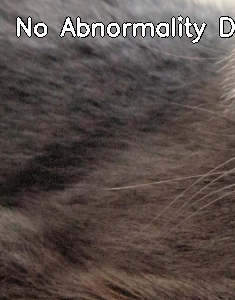
#> input picture batch_results/overlays/Normal/NS1.png, 235 x 300 px; its folder holds only this picture in this run
$ python validate_accuracy.py batch_results/overlays/Normal   (older library calls are emulated)
#> lines starting #> are read from the running program, lines starting #| are printed output that depends on the picture; after the words box and inside, x2 and y2 are one past the last pixel; in counts of white or black regions, pixels touching at a corner belong together
### Puspin_v1.py
import cv2
import numpy as np
from dataclasses import dataclass

@dataclass
class FADResult:
    risk_level: str
    redness_score: float
    bald_area_ratio: float
    lesion_circularity: float
    affected_pixel_count: int
    overlay_image: np.ndarray
    metrics: dict


K_SENSITIVITY = 2.0
MIN_AREA_SIG = 0.005

def preprocess(image_bgr: np.ndarray) -> dict:
    h, w = image_bgr.shape[:2]
    scale = 700 / max(h, w)
    if scale < 1.0:
        image_bgr = cv2.resize(image_bgr, (int(w * scale), int(h * scale)))

    denoised = cv2.bilateralFilter(image_bgr, d=9, sigmaColor=75, sigmaSpace=75)

    return {
        "bgr":          denoised,
        "hsv":          cv2.cvtColor(denoised, cv2.COLOR_BGR2HSV),
        "lab":          cv2.cvtColor(denoised, cv2.COLOR_BGR2LAB),
        "gray":         cv2.cvtColor(denoised, cv2.COLOR_BGR2GRAY),
        "original_bgr": image_bgr,
    }


def get_cat_mask(data: dict) -> np.ndarray:
    hsv  = data["hsv"]
    gray = data["gray"]
    s, v = hsv[:, :, 1], hsv[:, :, 2]

    gray_f  = gray.astype(np.float32)
    mean_sq = cv2.blur(gray_f ** 2, (15, 15))
    mean    = cv2.blur(gray_f,      (15, 15))
    texture = np.sqrt((mean_sq - mean ** 2).clip(0))

    bg = ((s < 30) & (v > 200)) | ((texture < 8) & (v > 180))
    kernel = cv2.getStructuringElement(cv2.MORPH_ELLIPSE, (15, 15))
    bg = cv2.dilate(bg.astype(np.uint8), kernel, iterations=2)

    return ((1 - bg) * 255).astype(np.uint8)


def compute_edge_anomaly(gray: np.ndarray, cat_mask: np.ndarray) -> np.ndarray:
    sx = cv2.Sobel(gray, cv2.CV_64F, 1, 0, ksize=3)
    sy = cv2.Sobel(gray, cv2.CV_64F, 0, 1, ksize=3)
    sobel_mag = np.sqrt(sx**2 + sy**2)

    cat_vals = sobel_mag[cat_mask > 0]
    sobel_norm = (sobel_mag / cat_vals.max()).clip(0, 1) if cat_vals.max() > 0 else sobel_mag * 0

    sobel_f    = sobel_norm.astype(np.float32)
    local_mean = cv2.blur(sobel_f, (25, 25))
    local_msq  = cv2.blur(sobel_f ** 2, (25, 25))
    local_var  = (local_msq - local_mean ** 2).clip(0)

    anomaly = local_var / (local_var.max() + 1e-6)
    return anomaly.astype(np.float32)

def compute_texture_map(gray: np.ndarray, cat_mask: np.ndarray) -> np.ndarray:
    gray_f  = gray.astype(np.float32)
    mean_sq = cv2.blur(gray_f ** 2, (9, 9))
    mean    = cv2.blur(gray_f,      (9, 9))
    texture = np.sqrt((mean_sq - mean ** 2).clip(0))

    max_tex = texture[cat_mask > 0].max() if cat_mask.any() else 1.0
    smooth_map = 1.0 - (texture / (max_tex + 1e-6)).clip(0, 1)
    return smooth_map.astype(np.float32)

def get_adaptive_candidate_mask(edge_anomaly, smooth_map, cat_mask, gray) -> np.ndarray:

    edge_complexity = np.std(edge_anomaly[cat_mask > 0]) if cat_mask.any() else 0.5
    texture_w = np.clip(edge_complexity * 2, 0.4, 0.8)
    edge_w = 1.0 - texture_w

    fused = (edge_w * edge_anomaly + texture_w * smooth_map).clip(0, 1)
    fused_u8 = cv2.bitwise_and((fused * 255).astype(np.uint8), (fused * 255).astype(np.uint8), mask=cat_mask)

    _, candidate = cv2.threshold(fused_u8, 0, 255, cv2.THRESH_BINARY + cv2.THRESH_OTSU)

    k = cv2.getStructuringElement(cv2.MORPH_ELLIPSE, (7, 7))
    return cv2.morphologyEx(candidate, cv2.MORPH_OPEN, k)

def confirm_lesions_statistically(data: dict, candidate_mask: np.ndarray, cat_mask: np.ndarray) -> tuple:
    a = data["lab"][:, :, 1].astype(np.float32)
    cat_a_vals = a[cat_mask > 0]

    baseline_a = float(np.mean(cat_a_vals)) if len(cat_a_vals) > 0 else 128.0
    std_a      = float(np.std(cat_a_vals))  if len(cat_a_vals) > 0 else 5.0

    threshold_a = baseline_a + (K_SENSITIVITY * std_a)

    inflamed = (a > threshold_a).astype(np.uint8) * 255
    lesion_mask = cv2.bitwise_and(candidate_mask, inflamed)

    return lesion_mask, baseline_a, std_a


def filter_blobs(mask: np.ndarray, max_frac=0.6) -> np.ndarray:
    total = mask.shape[0] * mask.shape[1]
    conts, _ = cv2.findContours(mask, cv2.RETR_EXTERNAL, cv2.CHAIN_APPROX_SIMPLE)
    out = np.zeros_like(mask)
    for cnt in conts:
        area = cv2.contourArea(cnt)
        if 100 < area < (total * max_frac):
            cv2.drawContours(out, [cnt], -1, 255, -1)
    return out

def analyze_shape(lesion_mask: np.ndarray, cat_mask: np.ndarray) -> dict:
    cat_pixels = np.sum(cat_mask > 0)
    conts, _ = cv2.findContours(lesion_mask, cv2.RETR_EXTERNAL, cv2.CHAIN_APPROX_SIMPLE)

    if not conts:
        return {"area_ratio": 0.0, "circularity": 0.0, "count": 0, "conts": []}

    largest = max(conts, key=cv2.contourArea)
    p = cv2.arcLength(largest, True)
    a = cv2.contourArea(largest)
    circ = (4 * np.pi * a) / (p**2) if p > 0 else 0

    return {
        "area_ratio": float(np.sum(lesion_mask > 0) / (cat_pixels + 1)),
        "circularity": min(circ, 1.0),
        "count": len(conts),
        "conts": conts
    }

def detect(image_bgr: np.ndarray) -> FADResult:
    data = preprocess(image_bgr)
    cat_mask = get_cat_mask(data)


    edge_map = compute_edge_anomaly(data["gray"], cat_mask)
    smooth_map = compute_texture_map(data["gray"], cat_mask)


    candidates = get_adaptive_candidate_mask(edge_map, smooth_map, cat_mask, data["gray"])


    lesion_mask, base_a, std_a = confirm_lesions_statistically(data, candidates, cat_mask)


    lesion_mask = filter_blobs(lesion_mask)


    shape = analyze_shape(lesion_mask, cat_mask)


    is_healthy = True
    if shape["area_ratio"] > MIN_AREA_SIG and shape["count"] > 0:
        is_healthy = False

    overlay = data["original_bgr"].copy()
    if not is_healthy:
        mask_color = np.zeros_like(overlay)
        mask_color[lesion_mask > 0] = [30, 30, 220]
        cv2.addWeighted(mask_color, 0.4, overlay, 0.6, 0, overlay)
        cv2.drawContours(overlay, shape["conts"], -1, (0, 255, 255), 2)
        status = "Abnormality Detected"
    else:
        status = "No Abnormality Detected"

    cv2.putText(overlay, status, (15, 35), cv2.FONT_HERSHEY_SIMPLEX, 0.8, (0,0,0), 4)
    cv2.putText(overlay, status, (15, 35), cv2.FONT_HERSHEY_SIMPLEX, 0.8, (255,255,255), 2)

    return FADResult(
        risk_level = "High" if not is_healthy else "Low",
        redness_score = float((base_a - 128) / 128),
        bald_area_ratio = shape["area_ratio"],
        lesion_circularity = shape["circularity"],
        affected_pixel_count = int(np.sum(lesion_mask > 0)),
        overlay_image = overlay,
        metrics = {"stat_base_redness": base_a, "stat_std_redness": std_a}
    )

# [6 lines that do not run on import are left out]

### validate_accuracy.py
"""
validate_accuracy.py

Validates Puspin_v1.detect() accuracy against ground-truth labels.

HOW GROUND TRUTH WORKS HERE:
    Your dataset is already organized into folders by condition, e.g.:

        Dataset/
            Healthy/
                img1.png
            Allergy dermatitis/
                img2.png
            Ringworm/
                img3.png

    Since detect() only outputs a binary risk_level ("High" / "Low"),
    this script needs to know which folder names should map to "High"
    (abnormality expected) and which map to "Low" (healthy expected).

    >>> EDIT CATEGORY_LABELS BELOW TO MATCH YOUR ACTUAL FOLDER NAMES <<<

USAGE:
    python validate_accuracy.py "F:\\path\\to\\Dataset"
    python validate_accuracy.py "F:\\path\\to\\Dataset" --output "F:\\path\\to\\results"
"""

import os
import csv
import time
import argparse

import cv2

from Puspin_v1 import detect

IMAGE_EXTS = {".png"}

# ============================================================
# EDIT THIS: map every dataset subfolder name to the expected
# ground-truth label. "High" = abnormality should be detected.
# "Low" = should come back healthy/clear.
# ============================================================
CATEGORY_LABELS = {
    "Normal": "Low",
    "Allergy dermatitis": "High",
    "Feline Acne": "High",
    "Ringworm":  "High",
    "Flea Allergy Dermatitis":  "High",
    "Superficial Pyoderma": "High"

    # add every category folder you actually have...
}


def find_images(root_folder):
    """Walk root_folder recursively, yield (full_path, category, filename)."""
    for dirpath, _, filenames in os.walk(root_folder):
        for fname in filenames:
            ext = os.path.splitext(fname)[1].lower()
            if ext in IMAGE_EXTS:
                category = os.path.basename(dirpath)
                yield os.path.join(dirpath, fname), category, fname


def run_validation(dataset_folder, output_folder):
    os.makedirs(output_folder, exist_ok=True)
    csv_path = os.path.join(output_folder, "validation_results.csv")

    images = list(find_images(dataset_folder))
    total = len(images)
    if total == 0:
        print(f"No images found under: {dataset_folder}")
        return

    print(f"Found {total} image(s). Starting validation...\n")

    rows = []
    skipped_unknown_category = []
    tp = tn = fp = fn = 0
    start = time.time()

    for i, (full_path, category, fname) in enumerate(images, 1):
        expected = CATEGORY_LABELS.get(category)
        if expected is None:
            skipped_unknown_category.append((category, fname))
            print(f"[{i}/{total}] {category}/{fname} ... SKIPPED (category not in CATEGORY_LABELS)")
            continue

        print(f"[{i}/{total}] {category}/{fname} ... ", end="", flush=True)
        try:
            img = cv2.imread(full_path)
            if img is None:
                raise ValueError("cv2.imread returned None (unreadable/corrupt file)")

            result = detect(img)
            predicted = result.risk_level
            correct = (predicted == expected)

            if expected == "High" and predicted == "High":
                tp += 1
            elif expected == "Low" and predicted == "Low":
                tn += 1
            elif expected == "Low" and predicted == "High":
                fp += 1
            elif expected == "High" and predicted == "Low":
                fn += 1

            rows.append({
                "filename": fname,
                "category": category,
                "expected_label": expected,
                "predicted_label": predicted,
                "correct": correct,
                "redness_score": f"{result.redness_score*100:.2f}%",
                "bald_area_ratio": f"{result.bald_area_ratio*100:.2f}%",
                "lesion_circularity": result.lesion_circularity,
                "affected_pixel_count": result.affected_pixel_count,
                "error": "",
            })
            print(f"{'OK' if correct else 'WRONG'} (expected={expected}, predicted={predicted})")

        except Exception as e:
            rows.append({
                "filename": fname, "category": category, "expected_label": expected,
                "predicted_label": "", "correct": "", "redness_score": "",
                "bald_area_ratio": "", "lesion_circularity": "", "affected_pixel_count": "",
                "error": str(e),
            })
            print(f"ERROR: {e}")

    fieldnames = ["filename", "category", "expected_label", "predicted_label", "correct",
                  "redness_score", "bald_area_ratio", "lesion_circularity",
                  "affected_pixel_count", "error"]
    with open(csv_path, "w", newline="", encoding="utf-8") as f:
        writer = csv.DictWriter(f, fieldnames=fieldnames)
        writer.writeheader()
        writer.writerows(rows)

    total_evaluated = tp + tn + fp + fn
    accuracy = (tp + tn) / total_evaluated if total_evaluated else 0
    sensitivity = tp / (tp + fn) if (tp + fn) else 0   # recall / true positive rate
    specificity = tn / (tn + fp) if (tn + fp) else 0   # true negative rate
    precision = tp / (tp + fp) if (tp + fp) else 0
    f1 = (2 * precision * sensitivity) / (precision + sensitivity) if (precision + sensitivity) else 0

    elapsed = time.time() - start

    print("\n" + "=" * 50)
    print("VALIDATION SUMMARY")
    print("=" * 50)
    print(f"Total images evaluated: {total_evaluated}")
    print(f"Skipped (unknown category): {len(skipped_unknown_category)}")
    print()
    print("Confusion Matrix:")
    print(f"  True Positive  (High correctly detected):  {tp}")
    print(f"  True Negative  (Low correctly detected):   {tn}")
    print(f"  False Positive (Low misdetected as High):  {fp}")
    print(f"  False Negative (High misdetected as Low):  {fn}")
    print()
    print(f"Accuracy:     {accuracy:.2%}")
    print(f"Sensitivity:  {sensitivity:.2%}  (catches real abnormalities)")
    print(f"Specificity:  {specificity:.2%}  (correctly clears healthy cases)")
    print(f"Precision:    {precision:.2%}")
    print(f"F1 Score:     {f1:.2%}")
    print(f"\nTotal time: {elapsed:.2f}s")
    print(f"Results CSV: {csv_path}")

    if skipped_unknown_category:
        print("\nWARNING: some images were skipped because their folder name")
        print("isn't listed in CATEGORY_LABELS. Add these to the dict:")
        for c in sorted(set(c for c, _ in skipped_unknown_category)):
            print(f"  - \"{c}\"")


def main():
    parser = argparse.ArgumentParser(description="Validate Puspin_v1.detect() accuracy against ground-truth labels.")
    parser.add_argument("dataset_folder", help="Folder containing labeled images (organized by category subfolders)")
    parser.add_argument("--output", default="validation_results", help="Folder to write validation_results.csv into")
    args = parser.parse_args()

    run_validation(args.dataset_folder, args.output)
#> in run_validation, img is the input picture: shape (300, 235, 3); mean B, G, R 73.5, 77.9, 88.4
#> in detect, `data = preprocess(image_bgr)`: data = 5 items
#> in get_cat_mask, `bg = ((s < 30) & (v > 200)) | ((texture < 8) & (v > 180))`:
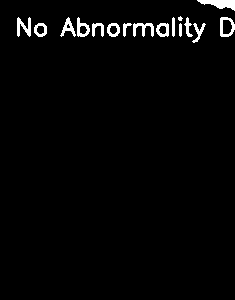
#> bg: shape (300, 235) bool; 2.4% white; 16 white regions (1 under 20 px), largest, box (x1, y1, x2, y2) and area: (197, 0, 235, 11) 237, (17, 17, 31, 37) 155, (133, 23, 154, 37) 151
#> in compute_edge_anomaly, `sy = cv2.Sobel(gray, cv2.CV_64F, 0, 1, ksize=3)`:
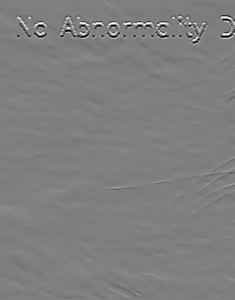
#> sy: shape (300, 235) float64; min -1020, max 1020, mean -2.4; drawn with min black and max white
#> in compute_texture_map, `max_tex = texture[cat_mask > 0].max() if cat_mask.any() else 1.0`: max_tex = 22.68
#> in compute_texture_map, `smooth_map = 1.0 - (texture / (max_tex + 1e-6)).clip(0, 1)`:
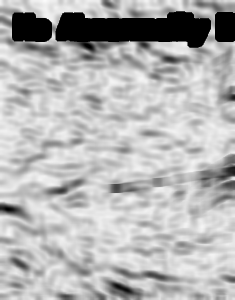
#> smooth_map: shape (300, 235) float32; min 0, max 0.982, mean 0.705
#> in get_adaptive_candidate_mask, `edge_complexity = np.std(edge_anomaly[cat_mask > 0]) if cat_mask.any()..`: edge_complexity = 0.0203
#> in get_adaptive_candidate_mask, `texture_w = np.clip(edge_complexity * 2, 0.4, 0.8)`: texture_w = 0.4
#> in get_adaptive_candidate_mask, `edge_w = 1.0 - texture_w`: edge_w = 0.6
#> in get_adaptive_candidate_mask, `fused_u8 = cv2.bitwise_and((fused * 255).astype(np.uint8), (fused * 25..`:
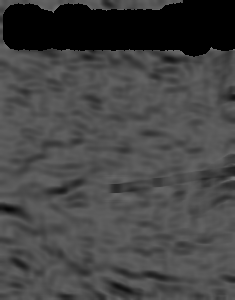
#> fused_u8: shape (300, 235); min 0, max 125, mean 68.5
#> in get_adaptive_candidate_mask, `return cv2.morphologyEx(candidate, cv2.MORPH_OPEN, k)`:
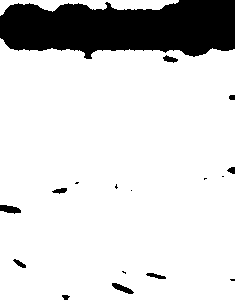
#> returned value: shape (300, 235); 84.1% white; 17 black regions (7 under 20 px), largest, box (x1, y1, x2, y2) and area: (0, 0, 235, 59) 10604, (0, 205, 21, 214) 129, (112, 283, 134, 294) 111
#> in confirm_lesions_statistically, `baseline_a = float(np.mean(cat_a_vals)) if len(cat_a_vals) > 0 else 12..`: baseline_a = 132.2
#> in confirm_lesions_statistically, `std_a      = float(np.std(cat_a_vals))  if len(cat_a_vals) > 0 else 5.0`: std_a = 1.97
#> in confirm_lesions_statistically, `threshold_a = baseline_a + (K_SENSITIVITY * std_a)`: threshold_a = 136.1
#> in detect, `lesion_mask, base_a, std_a = confirm_lesions_statistically(data, candi..`: base_a = 132.2; std_a = 1.97
#> in filter_blobs, `conts, _ = cv2.findContours(mask, cv2.RETR_EXTERNAL, cv2.CHAIN_APPROX_..`: conts = 16 contours, 14 with area under 20; largest, box (x1, y1, x2, y2) and area: (82, 278, 111, 300) 264, (114, 292, 121, 300) 24
#> the loop in filter_blobs, `for cnt in conts:` made 16 passes
#> area on passes 7, 10: 23.5, 263.5
#> after the loop in filter_blobs, `for cnt in conts:`:
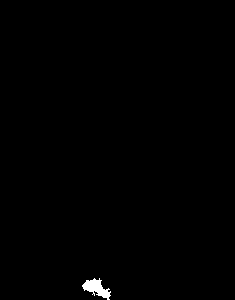
#> out: shape (300, 235); 0.44% white; 1 white region
#> in analyze_shape, `cat_pixels = np.sum(cat_mask > 0)`: cat_pixels = 60107
#> in analyze_shape, `conts, _ = cv2.findContours(lesion_mask, cv2.RETR_EXTERNAL, cv2.CHAIN_..`: conts = 1 contour; box (x1, y1, x2, y2) and area: (82, 278, 111, 300) 264
#> in analyze_shape, `largest = max(conts, key=cv2.contourArea)`: largest = contour of 74 points, box (x1, y1, x2, y2) (82, 278, 111, 300), area 264
#> in analyze_shape, `p = cv2.arcLength(largest, True)`: p = 114.5
#> in analyze_shape, `a = cv2.contourArea(largest)`: a = 263.5
#> in analyze_shape, `circ = (4 * np.pi * a) / (p**2) if p > 0 else 0`: circ = 0.253
#> in detect, `shape = analyze_shape(lesion_mask, cat_mask)`: shape = 4 items
#> in detect, `cv2.putText(overlay, status, (15, 35), cv2.FONT_HERSHEY_SIMPLEX, 0.8, ..`:
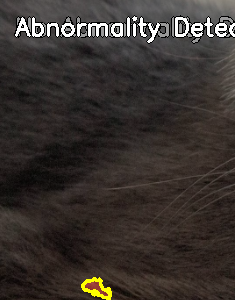
#> overlay: shape (300, 235, 3); mean B, G, R 46.5, 50.2, 56.6
#> in run_validation, `predicted = result.risk_level`: predicted = 'High'
#> in run_validation, `correct = (predicted == expected)`: correct = False
#| WRONG (expected=Low, predicted=High)


if __name__ == "__main__":
    main()

$ run again, on batch_results/overlays/Normal/NS13.png
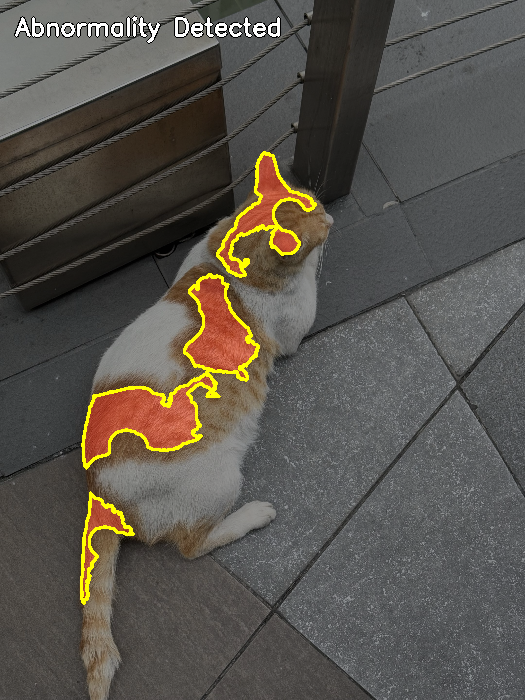
#> input picture batch_results/overlays/Normal/NS13.png, 525 x 700 px
#> in run_validation, img is the input picture: shape (700, 525, 3); mean B, G, R 76.9, 84.3, 88.8
#> data = 5 items
#> hsv: shape (700, 525, 3); mean H, S, V 56.2, 32.8, 90.2
#> in get_cat_mask, `bg = ((s < 30) & (v > 200)) | ((texture < 8) & (v > 180))`:
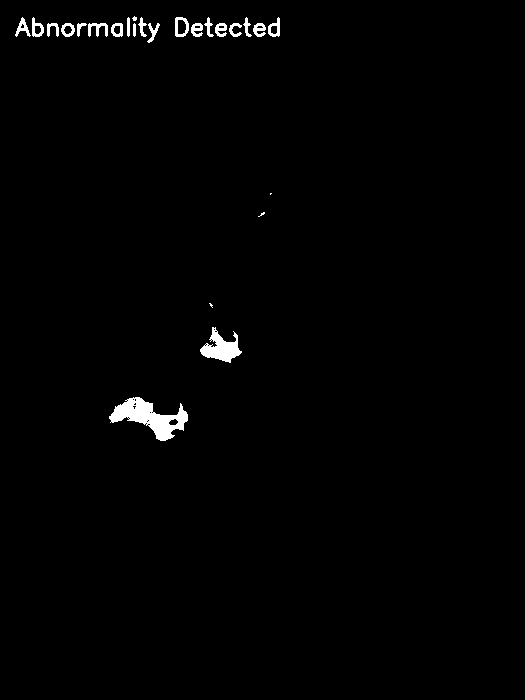
#> bg: shape (700, 525) bool; 1.1% white; 25 white regions (4 under 20 px), largest, box (x1, y1, x2, y2) and area: (109, 397, 188, 441) 1541, (200, 327, 242, 363) 734, (175, 17, 189, 37) 149
#> max_tex = 96.84
#> edge_complexity = 0.0775
#> texture_w = 0.4
#> edge_w = 0.6
#> baseline_a = 128.3
#> in confirm_lesions_statistically, `std_a      = float(np.std(cat_a_vals))  if len(cat_a_vals) > 0 else 5.0`: std_a = 4.9
#> threshold_a = 138.1
#> inflamed: shape (700, 525); 3.3% white; 10 white regions (5 under 20 px), largest, box (x1, y1, x2, y2) and area: (85, 376, 213, 463) 5147, (186, 277, 256, 378) 3572, (219, 155, 312, 274) 2069, (83, 498, 129, 598) 899, (273, 229, 298, 252) 374
#> lesion_mask: shape (700, 525); 0.97% white; 16 white regions (6 under 20 px)
#> in detect, `lesion_mask, base_a, std_a = confirm_lesions_statistically(data, candi..`: base_a = 128.3; std_a = 4.9
#> in filter_blobs, `conts, _ = cv2.findContours(mask, cv2.RETR_EXTERNAL, cv2.CHAIN_APPROX_..`: conts = 16 contours, 7 with area under 20; largest, box (x1, y1, x2, y2) and area: (83, 498, 129, 598) 770, (85, 395, 110, 463) 714, (219, 215, 252, 274) 377, (273, 229, 298, 252) 342, (258, 155, 280, 185) 335
#> the loop in filter_blobs, `for cnt in conts:` made 16 passes
#> area on passes 1, 2, 5, 8, 9, 10, 13, 15: 769.5, 714, 98, 35, 269.5, 342.5, 377, 115
#> cat_pixels = 344035
#> in analyze_shape, `conts, _ = cv2.findContours(lesion_mask, cv2.RETR_EXTERNAL, cv2.CHAIN_..`: conts = 7 contours; box (x1, y1, x2, y2) and area: (83, 498, 129, 598) 770, (85, 395, 110, 463) 714, (219, 215, 252, 274) 377, (273, 229, 298, 252) 342, (258, 155, 280, 185) 335, (191, 277, 225, 297) 270, (285, 188, 312, 208) 115
#> largest = contour of 94 points, box (x1, y1, x2, y2) (83, 498, 129, 598), area 770
#> p = 287.2
#> in analyze_shape, `a = cv2.contourArea(largest)`: a = 769.5
#> circ = 0.117
#> shape = 4 items
#> in detect, `cv2.putText(overlay, status, (15, 35), cv2.FONT_HERSHEY_SIMPLEX, 0.8, ..`:
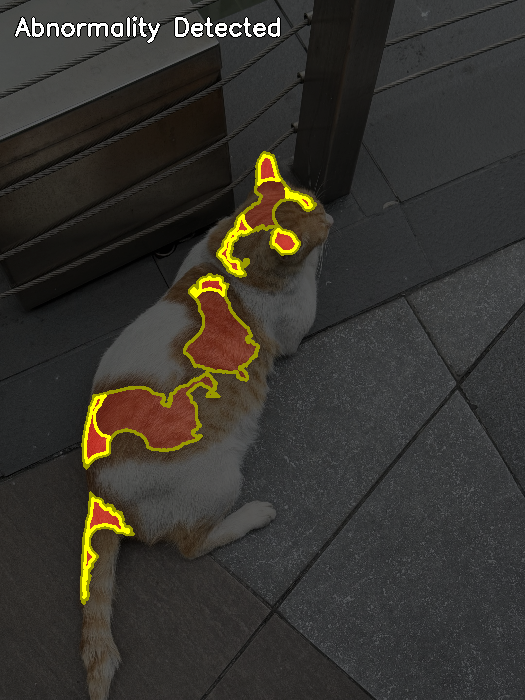
#> overlay: shape (700, 525, 3); mean B, G, R 46.6, 52.6, 55.3
#> predicted = 'High'
#> correct = False
#| WRONG (expected=Low, predicted=High)
